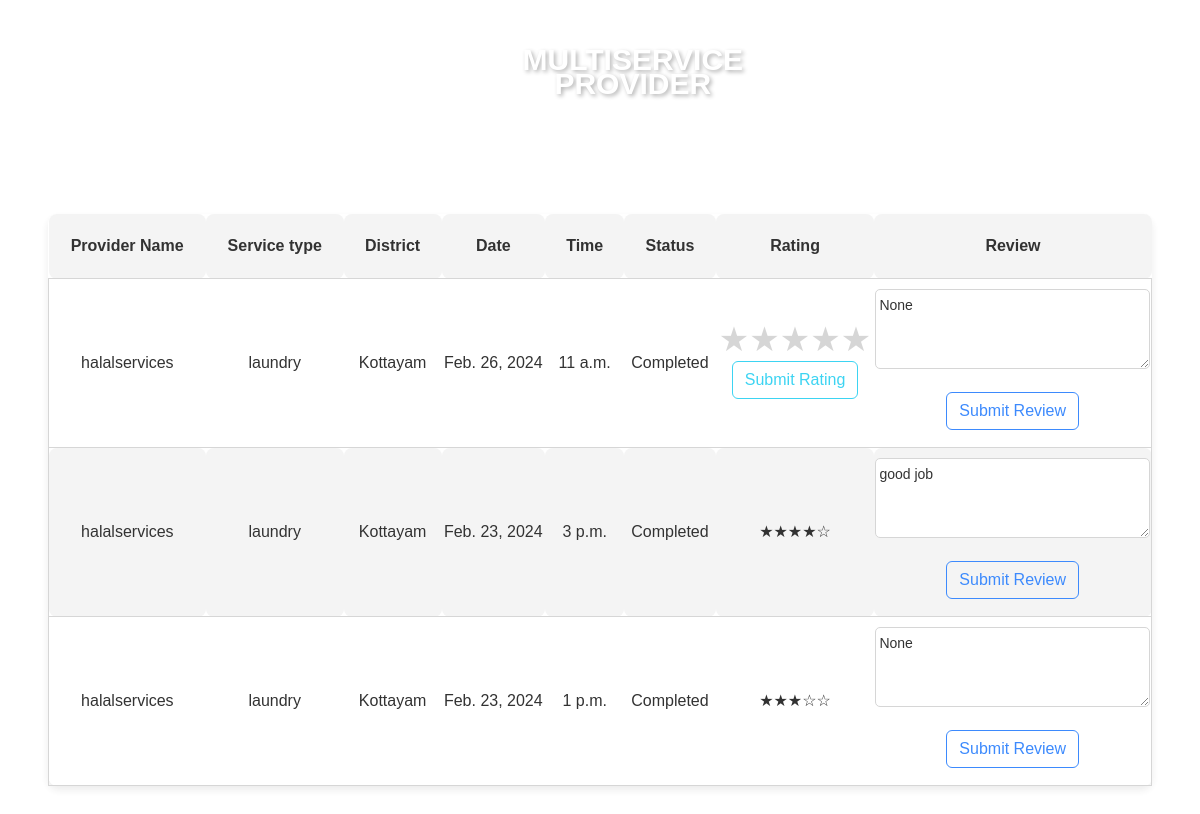
Screenshot of /client_bookings/2/ (signed in) with the database file from the repository.
### app1/models.py (models this page shows)
class Branch(models.Model):
    branchid = models.AutoField(primary_key=True)
    providerid = models.ForeignKey(ServiceProvider, on_delete=models.CASCADE)
    providername = models.CharField(max_length=100)
    service_type = models.ForeignKey(ServiceTypes, on_delete=models.CASCADE)
    district = models.CharField(max_length=100)
    pincode = models.IntegerField()
    status = models.CharField(max_length=10, default='inactive')

class ServiceTypes(models.Model):
    service_id = models.AutoField(primary_key=True)
    service_type = models.CharField(max_length=100, unique=True)
    description = models.TextField(blank=True, null=True)
    number_of_providers = models.IntegerField(default=0)

class Service(models.Model):
    ASSIGNED = 'assigned'
    UNDERPROGRESS = 'underprogress'
    COMPLETED = 'completed'
    CANCELED = 'canceled'
    REPORTGIVEN = 'reportgiven'
    REPORTVERIFIED = 'reportverified'
    REQUESTED = 'requested'
    IN_PROGRESS = 'in_progress'
    COMPLETED = 'completed'
    CANCELED = 'canceled'
    STATUS_CHOICES = [
        (ASSIGNED, 'Assigned'),
        (UNDERPROGRESS, 'Underprogress'),
        (COMPLETED, 'Completed'),
        (CANCELED, 'Canceled'),
        (REPORTGIVEN, 'Report Given'),
        (REPORTVERIFIED, 'Report Verified'),
    ]
    PAYMENT_STATUS_CHOICES = [
        (REQUESTED, 'Requested'),
        (IN_PROGRESS, 'In Progress'),
        (COMPLETED, 'Completed'),
    ]
    serviceid = models.AutoField(primary_key=True)  # New field as primary key and autoincrement
    bookingid = models.ForeignKey('ClientBooking', on_delete=models.CASCADE)  # Foreign key to ClientBooking model
    clientid = models.ForeignKey('Client', on_delete=models.CASCADE)
    district = models.TextField(max_length=100)
    branchid = models.ForeignKey('Branch', on_delete=models.CASCADE)
    workerid = models.ManyToManyField('Worker')
    date = models.DateField()
    time = models.TimeField()
    status = models.CharField(max_length=15, choices=STATUS_CHOICES, default=ASSIGNED)
    rating = models.IntegerField(blank=True, null=True)  # Field to store the rating
    review = models.TextField(blank=True, null=True)
    paymentstatus = models.CharField(max_length=15, choices=PAYMENT_STATUS_CHOICES, default=REQUESTED)

### app1/views.py (the view)
# urls.py: path('client_bookings/<int:client_id>/', views.client_bookings, name='client_bookings'),
@login_required
def client_bookings(request, client_id):
    client_bookings = Service.objects.filter(clientid_id=client_id)
    client_name = Client.objects.get(user_id=client_id).first_name
    provider_info = []
    for booking in client_bookings:
        branch_id = booking.branchid_id
        branch = Branch.objects.get(pk=branch_id)
        provider_name = branch.providername
        service_type = branch.service_type.service_type
    context = {
        'client_bookings': client_bookings,
        'client_name': client_name,
        'provider_name': provider_name,
        'service_type': service_type,
        'worker_report': worker_report,
    }
    return render(request, 'client_bookings.html', context)

### app1/templates/client_bookings.html (shortened to what this page needs)
{% load static %}
<!doctype html>
<html class="no-js" lang="en">
<head>
        <link rel="stylesheet" href="{% static 'userassets/css/bootstrap.min.css' %}">
        <link rel="stylesheet" href="{% static 'userassets/css/font-awesome.min.css' %}">
        <link rel="stylesheet" href="{% static 'userassets/css/ie7.css' %}">
        <link rel="stylesheet" href="{% static 'userassets/css/plugins.css' %}">
        <link rel="stylesheet" href="{% static 'userassets/css/style.css' %}">
    </head>
    <link rel="stylesheet" href="https://cdnjs.cloudflare.com/ajax/libs/font-awesome/6.0.0/css/all.min.css" />
    <body>
        <header class="header-area ">
            <div class="header-container">
                <div class="row ">
                    <div class="col-lg-5 display-none-md display-none-xs">
                        <div class="ht-main-menu ">
                            <nav>
                                <ul class="text-white">
                                    <li class="active"><a href="{% url 'userpage' %}"  class="text-white">HOME </a>
                                    </li>
                                    <li><a href="{% url 'user_logout' %}" class="text-white">Logout</a></li>
                                </ul>
                            </nav>
                        </div>
                    </div>
                    <div class="col-lg-2 col-sm-4">
                        <div class="logo text-center">
                            <a href="" class="logo-text">MULTISERVICE <span class="provider-text" style="padding-top: 30px;">PROVIDER</span></a>
                        </div>
                    </div>
                    <div class="col-lg-5 col-sm-8">
                        <div class="header-content d-flex justify-content-end">
                            <div class="settings-wrapper">
                                <a href="#"><i class="fas fa-bell text-white"></i></a>
                            </div>
                            <div class="cart-wrapper">
                                <a href="#"><i class="fas fa-user text-white"></i></a>
                                <span class="text-white">{{request.user}}</span>
                            </div>
                        </div>
                    </div>
                </div>
            </div>
        </header>
                            <br> <br> <br> <br> <br> <br>
                            <div class="booking-box mx-5">
                                <h1 class="text-white fw-bolder">My Bookings</h1>
                                <table class="bookings-table">
                                    <thead>
                                        <tr>
                                            <th>Provider Name</th>
                                            <th>Service type</th>
                                            <th>District</th>
                                            <th>Date</th>
                                            <th>Time</th>
                                            <th>Status</th>
                                            <th>Rating</th>
                                            <th>Review</th>
                                        </tr>
                                    </thead>
                                    <tbody>
                                      {% for booking in client_bookings reversed %}
                                      {% if booking.paymentstatus == 'completed' %}
                                      <tr class="booking-item">
                                          <td>{{ provider_name }}</td>
                                          <td>{{ service_type }}</td>
                                          <td>{{ booking.district }}</td>
                                          <td>{{ booking.date }}</td>
                                          <td>{{ booking.time }}</td>
                                          <td>{{ booking.status }}</td>
                                          <td>
                                            {% if booking.rating %}
                                                {% if booking.rating == 1 %}
                                                    &#9733;&#9734;&#9734;&#9734;&#9734;
                                                {% elif booking.rating == 2 %}
                                                    &#9733;&#9733;&#9734;&#9734;&#9734;
                                                {% elif booking.rating == 3 %}
                                                    &#9733;&#9733;&#9733;&#9734;&#9734;
                                                {% elif booking.rating == 4 %}
                                                    &#9733;&#9733;&#9733;&#9733;&#9734;
                                                {% else %}
                                                    &#9733;&#9733;&#9733;&#9733;&#9733;
                                                {% endif %}
                                            {% else %}
                                                <form method="post" action="{% url 'update_rating' %}">
                                                  <div class="rating">
                                                      <label for="star5_{{ booking.serviceid }}">&#9733;</label>
                                                      <label for="star4_{{ booking.serviceid }}">&#9733;</label>
                                                      <label for="star3_{{ booking.serviceid }}">&#9733;</label>
                                                      <label for="star2_{{ booking.serviceid }}">&#9733;</label>
                                                      <label for="star1_{{ booking.serviceid }}">&#9733;</label>
                                                  </div>
                                                  <center>
                                                      <button class="submit-button btn btn-outline-info" type="submit">Submit Rating</button>
                                                  </center>
                                              </form>
                                            {% endif %}
                                        </td>
                                        <td>
                                          <form method="post" action="{% url 'update_review' %}">
                                            <textarea name="review" rows="3" cols="30" placeholder="Write a review">{{ booking.review }}</textarea>
                                            <center><button class="submit-button btn btn-outline-primary my-3" type="submit">Submit Review</button></center>
                                        </form>
                                        </td>
                                      </tr>
                                       {% endif %}
                                  {% empty %}
                                      <tr>
                                          <td colspan="7" class="no-bookings">No bookings available</td>
                                      </tr>
                                  {% endfor %}
                                    </tbody>
                                </table>
                            </div>
    </body>
</html>

### rows the page displays
Service: district "Kottayam", date "Feb. 26, 2024", time "11 a.m.", status "Completed", review "None"
Branch: providername "halalservices"
ServiceTypes: service_type "laundry"
Service: district "Kottayam", date "Feb. 23, 2024", time "3 p.m.", status "Completed", review "good job"
Service: district "Kottayam", date "Feb. 23, 2024", time "1 p.m.", status "Completed", review "None"
